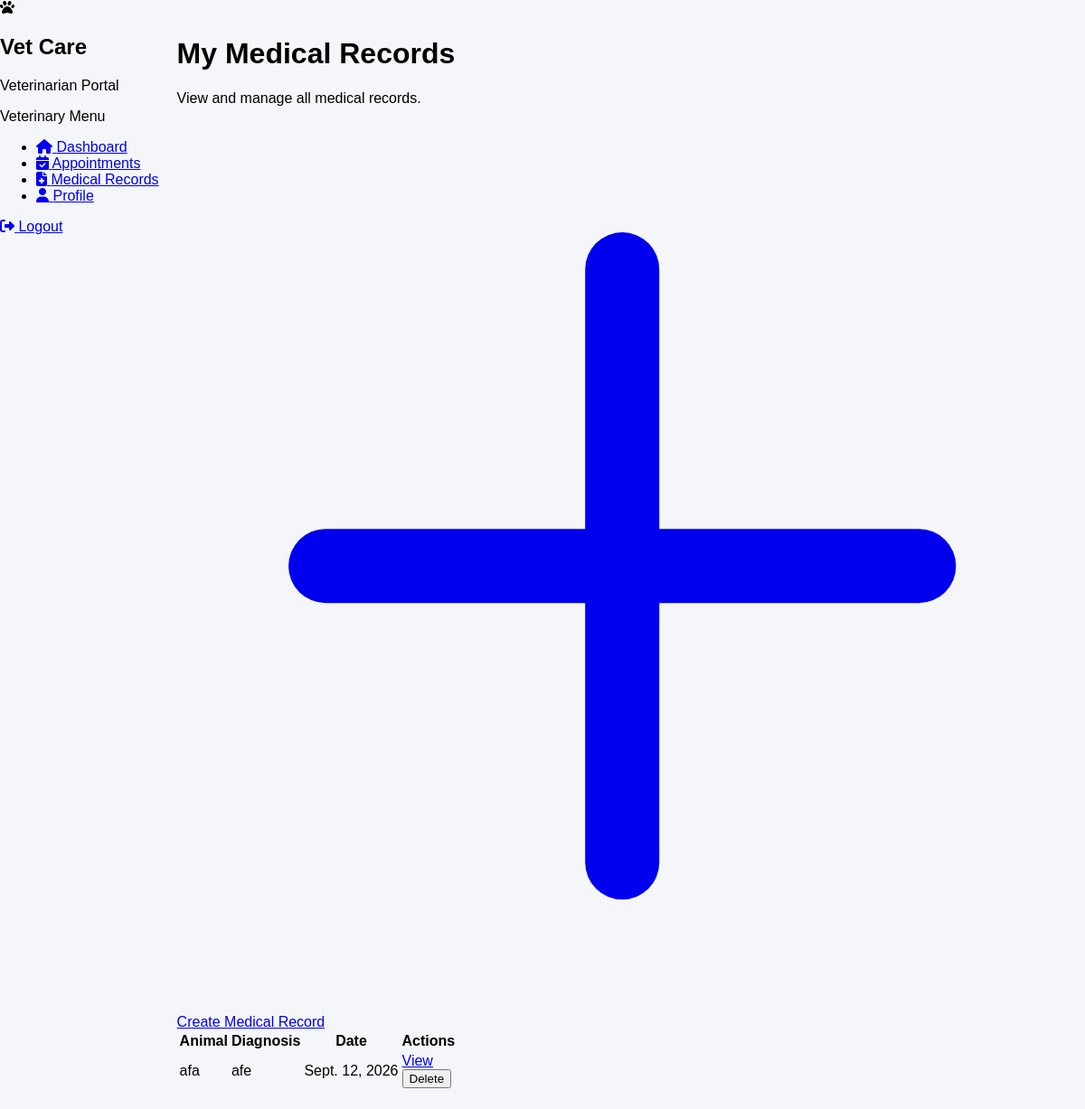
Page /medical/vet/my-records/ (signed in) on the earlier database version.
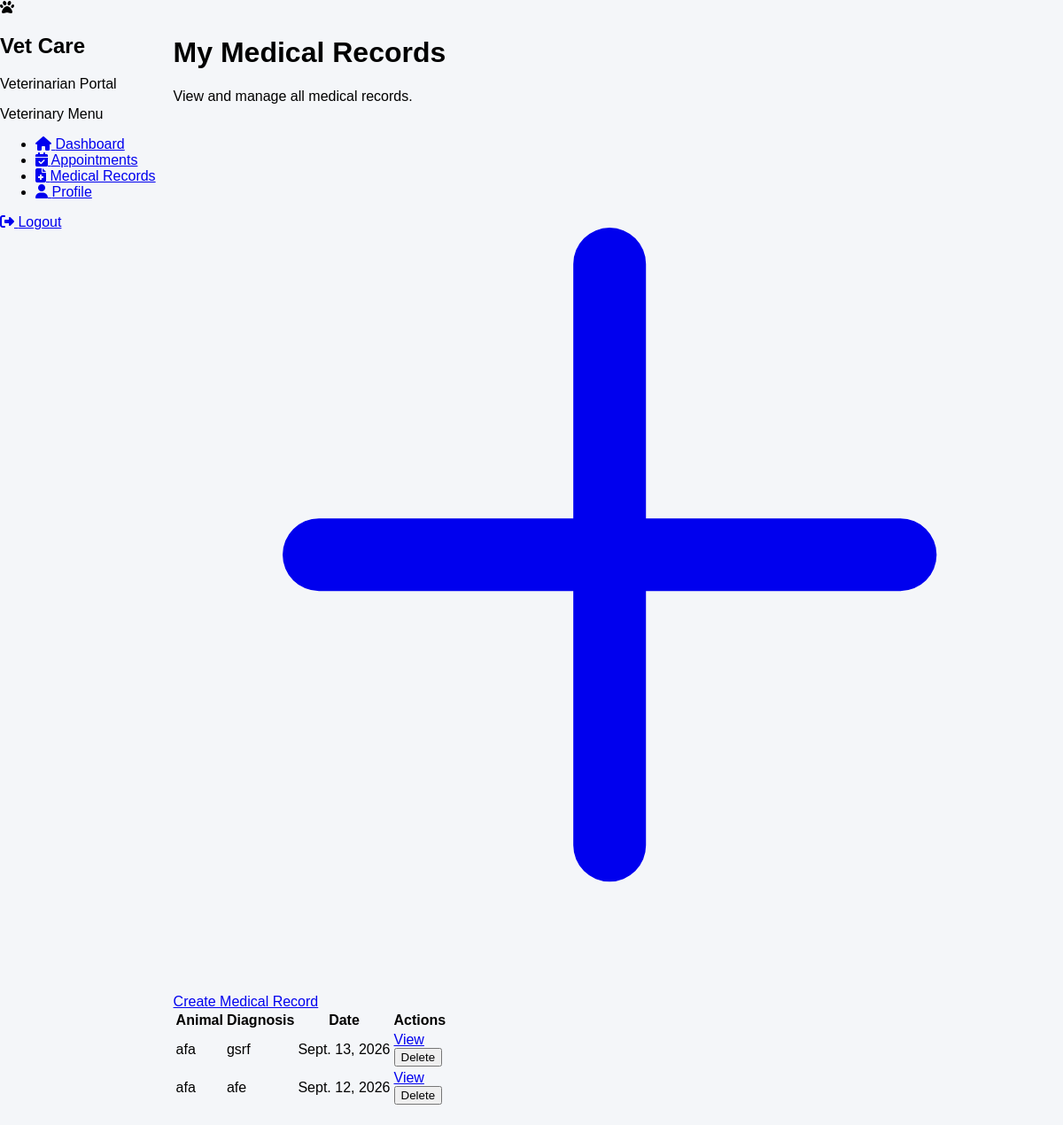
Same page on the later database version.
### medical/models.py (models this page shows, shortened)
class MedicalRecord(models.Model):
    animal = models.ForeignKey(
        Animal,
        on_delete=models.CASCADE,
        related_name="medical_records"
    )
    veterinarian = models.ForeignKey(
        VeterinarianProfile,
        on_delete=models.SET_NULL,
        null=True,
        related_name="medical_records"
    )
    appointment = models.ForeignKey(
        "appointment.Appointment",
        on_delete=models.SET_NULL,
        null=True,
        blank=True,
        related_name="medical_records"
    )
    diagnosis = models.TextField()
    symptoms = models.TextField(
        blank=True,
        null=True
    )
    treatment = models.TextField(
        blank=True,
        null=True
    )
    notes = models.TextField(
        blank=True,
        null=True
    )
    record_date = models.DateField()
    created_at = models.DateTimeField(
        auto_now_add=True
    )
    updated_at = models.DateTimeField(
        auto_now=True
    )
    class Meta:
        ordering = ["-record_date"]
        verbose_name = "Medical Record"
        verbose_name_plural = "Medical Records"

### animal/models.py (models this page shows, shortened)
class Animal(models.Model):
    owner = models.ForeignKey(
        User,
        on_delete=models.CASCADE,
        related_name="animals",
        null=True,
        blank=True
    )
    name = models.CharField(max_length=100)
    species = models.CharField(max_length=100)
    breed = models.CharField(
        max_length=100,
        blank=True,
        null=True
    )
    age = models.PositiveIntegerField(
        blank=True,
        null=True
    )
    created_at = models.DateTimeField(
        auto_now_add=True
    )

### medical/views.py (the view)
@login_required
def vet_medical_records(request):
    vet = request.user.veterinarian_profile
    records = MedicalRecord.objects.filter(
        veterinarian=vet
    ).select_related(
        "animal",
        "appointment"
    )
    return render(
        request,
        "medical/vet_medical_records.html",
        {
            "records": records
        }
    )

### medical/templates/medical/vet_medical_records.html (shortened to what this page needs)
{% extends "base.html" %}
{% block content %}
<div class="max-w-7xl mx-auto p-6">
    <div class="flex flex-col md:flex-row md:items-center md:justify-between mb-6">
        <div>
            <h1 class="text-3xl font-bold text-slate-800">
                My Medical Records
            </h1>
            <p class="text-slate-500 mt-1">
                View and manage all medical records.
            </p>
        </div>
        <div class="mt-4 md:mt-0">
            <a href="{% url 'create-medical-record' %}"
               class="inline-flex items-center px-5 py-3 bg-emerald-600 hover:bg-emerald-700 text-white font-semibold rounded-lg shadow-md transition duration-200">
                <svg xmlns="http://www.w3.org/2000/svg"
                     class="h-5 w-5 mr-2"
                     fill="none"
                     viewBox="0 0 24 24"
                     stroke="currentColor">
                    <path stroke-linecap="round"
                          stroke-linejoin="round"
                          stroke-width="2"
                          d="M12 4v16m8-8H4" />
                </svg>
                Create Medical Record
            </a>
        </div>
    </div>
    <div class="bg-white rounded-xl shadow-lg border border-slate-200 overflow-hidden">
        <table class="w-full">
            <thead class="bg-slate-100 border-b border-slate-200">
                <tr>
                    <th class="p-4 text-left font-semibold text-slate-700">
                        Animal
                    </th>
                    <th class="p-4 text-left font-semibold text-slate-700">
                        Diagnosis
                    </th>
                    <th class="p-4 text-left font-semibold text-slate-700">
                        Date
                    </th>
                    <th class="p-4 text-center font-semibold text-slate-700">
                        Actions
                    </th>
                </tr>
            </thead>
            <tbody>
                {% for record in records %}
                <tr class="border-t border-slate-200 hover:bg-slate-50 transition">
                    <td class="p-4 font-medium text-slate-800">
                        {{ record.animal.name }}
                    </td>
                    <td class="p-4 text-slate-600">
                        {{ record.diagnosis }}
                    </td>
                    <td class="p-4 text-slate-600">
                        {{ record.record_date }}
                    </td>
                    <td class="p-4">
                        <div class="flex items-center gap-2">
                            <a href="{% url 'vet-medical-record-detail' record.id %}"
                               class="inline-flex items-center px-3 py-2 bg-blue-50 text-blue-600 rounded-lg hover:bg-blue-100 font-medium transition">
                                View
                            </a>
                            <form method="post"
                                  action="{% url 'delete-medical-record' record.id %}"
                                  onsubmit="return confirm('Are you sure you want to delete this medical record?');">
                                <button type="submit"
                                        class="inline-flex items-center px-3 py-2 bg-red-50 text-red-600 rounded-lg hover:bg-red-100 font-medium transition">
                                    Delete
                                </button>
                            </form>
                        </div>
                    </td>
                </tr>
                {% endfor %}
            </tbody>
        </table>
    </div>
</div>
{% endblock %}

Differences in the rows shown:
added MedicalRecord: animal.name "afa", diagnosis "gsrf", record_date "Sept. 13, 2026"
